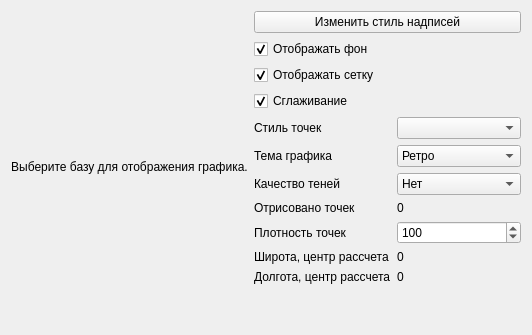
        <widget class="QWidget" name="tabTDChart">
         <attribute name="title">
          <string>3D график</string>
         </attribute>
         <layout class="QGridLayout" name="gridLayout_10">
          <item row="0" column="0">
           <layout class="QGridLayout" name="glTDChart">
            <item row="8" column="1">
             <widget class="QLabel" name="lblTDChartDensity">
              <property name="text">
               <string>Плотность точек</string>
              </property>
             </widget>
            </item>
            <item row="5" column="2">
             <widget class="QComboBox" name="cbTDChartStyleValue">
              <property name="currentIndex">
               <number>5</number>
              </property>
              <item>
               <property name="text">
                <string>Qt</string>
               </property>
              </item>
              <item>
               <property name="text">
                <string>Основные цвета</string>
               </property>
              </item>
              <item>
               <property name="text">
                <string>Digia</string>
               </property>
              </item>
              <item>
               <property name="text">
                <string>Каменный мох</string>
               </property>
              </item>
              <item>
               <property name="text">
                <string>Армейско-синяя</string>
               </property>
              </item>
              <item>
               <property name="text">
                <string>Ретро</string>
               </property>
              </item>
              <item>
               <property name="text">
                <string>Темная</string>
               </property>
              </item>
              <item>
               <property name="text">
                <string>Изабелла</string>
               </property>
              </item>
             </widget>
            </item>
            <item row="11" column="1" colspan="2">
             <spacer name="verticalSpacer_3">
              <property name="orientation">
               <enum>Qt::Vertical</enum>
              </property>
              <property name="sizeHint" stdset="0">
               <size>
                <width>20</width>
                <height>40</height>
               </size>
              </property>
             </spacer>
            </item>
            <item row="4" column="2">
             <widget class="QComboBox" name="cbTDChartMeshValue">
              <property name="currentIndex">
               <number>-1</number>
              </property>
             </widget>
            </item>
            <item row="7" column="1">
             <widget class="QLabel" name="lblTDChartPointCount">
              <property name="text">
               <string>Отрисовано точек</string>
              </property>
             </widget>
            </item>
            <item row="7" column="2">
             <widget class="QLabel" name="lblTDChartPointCountValue">
              <property name="text">
               <string>0</string>
              </property>
             </widget>
            </item>
            <item row="9" column="2">
             <widget class="QLabel" name="lblTDChartAverageLatitudeValue">
              <property name="text">
               <string>0</string>
              </property>
             </widget>
            </item>
            <item row="2" column="1" colspan="2">
             <widget class="QCheckBox" name="cbTDChartShowGrid">
              <property name="text">
               <string>Отображать сетку</string>
              </property>
              <property name="checked">
               <bool>true</bool>
              </property>
             </widget>
            </item>
            <item row="8" column="2">
             <widget class="QSpinBox" name="sbTDChartDensity">
              <property name="minimum">
               <number>1</number>
              </property>
              <property name="maximum">
               <number>99999</number>
              </property>
              <property name="value">
               <number>100</number>
              </property>
             </widget>
            </item>
            <item row="10" column="2">
             <widget class="QLabel" name="lblTDChartAverageLongitudeValue">
              <property name="text">
               <string>0</string>
              </property>
             </widget>
            </item>
            <item row="6" column="2">
             <widget class="QComboBox" name="cbTDChartShadowQualityValue">
              <item>
               <property name="text">
                <string>Нет</string>
               </property>
              </item>
              <item>
               <property name="text">
                <string>Низкое</string>
               </property>
              </item>
              <item>
               <property name="text">
                <string>Среднее</string>
               </property>
              </item>
              <item>
               <property name="text">
                <string>Высокое</string>
               </property>
              </item>
              <item>
               <property name="text">
                <string>Мягко низкое</string>
               </property>
              </item>
              <item>
               <property name="text">
                <string>Мягко среднее</string>
               </property>
              </item>
              <item>
               <property name="text">
                <string>Мягко высокое</string>
               </property>
              </item>
             </widget>
            </item>
            <item row="5" column="1">
             <widget class="QLabel" name="lblTDChartStyle">
              <property name="text">
               <string>Тема графика</string>
              </property>
             </widget>
            </item>
            <item row="0" column="1" colspan="2">
             <widget class="QPushButton" name="pbTDChartLabelStyle">
              <property name="text">
               <string>Изменить стиль надписей</string>
              </property>
             </widget>
            </item>
            <item row="1" column="1" colspan="2">
             <widget class="QCheckBox" name="cbTDChartShowBackground">
              <property name="text">
               <string>Отображать фон</string>
              </property>
              <property name="checked">
               <bool>true</bool>
              </property>
             </widget>
            </item>
            <item row="10" column="1">
             <widget class="QLabel" name="lblTDChartAverageLongitude">
              <property name="text">
               <string>Долгота, центр рассчета</string>
              </property>
             </widget>
            </item>
            <item row="4" column="1">
             <widget class="QLabel" name="lblTDChartMesh">
              <property name="text">
               <string>Стиль точек</string>
              </property>
             </widget>
            </item>
            <item row="3" column="1" colspan="2">
             <widget class="QCheckBox" name="cbTDChartSmooth">
              <property name="text">
               <string>Сглаживание</string>
              </property>
              <property name="checked">
               <bool>true</bool>
              </property>
             </widget>
            </item>
            <item row="6" column="1">
             <widget class="QLabel" name="lblTDChartShadowQuality">
              <property name="text">
               <string>Качество теней</string>
              </property>
             </widget>
            </item>
            <item row="9" column="1">
             <widget class="QLabel" name="lblTDChartAverageLatitude">
              <property name="text">
               <string>Широта, центр рассчета</string>
              </property>
             </widget>
            </item>
            <item row="0" column="0" rowspan="12">
             <widget class="QLabel" name="lblTDChartWarning">
              <property name="sizePolicy">
               <sizepolicy hsizetype="Expanding" vsizetype="Expanding">
                <horstretch>0</horstretch>
                <verstretch>0</verstretch>
               </sizepolicy>
              </property>
              <property name="focusPolicy">
               <enum>Qt::StrongFocus</enum>
              </property>
              <property name="layoutDirection">
               <enum>Qt::LeftToRight</enum>
              </property>
              <property name="text">
               <string>Выберите базу для отображения графика.</string>
              </property>
              <property name="alignment">
               <set>Qt::AlignCenter</set>
              </property>
              <property name="wordWrap">
               <bool>false</bool>
              </property>
             </widget>
            </item>
           </layout>
          </item>
         </layout>
        </widget>
